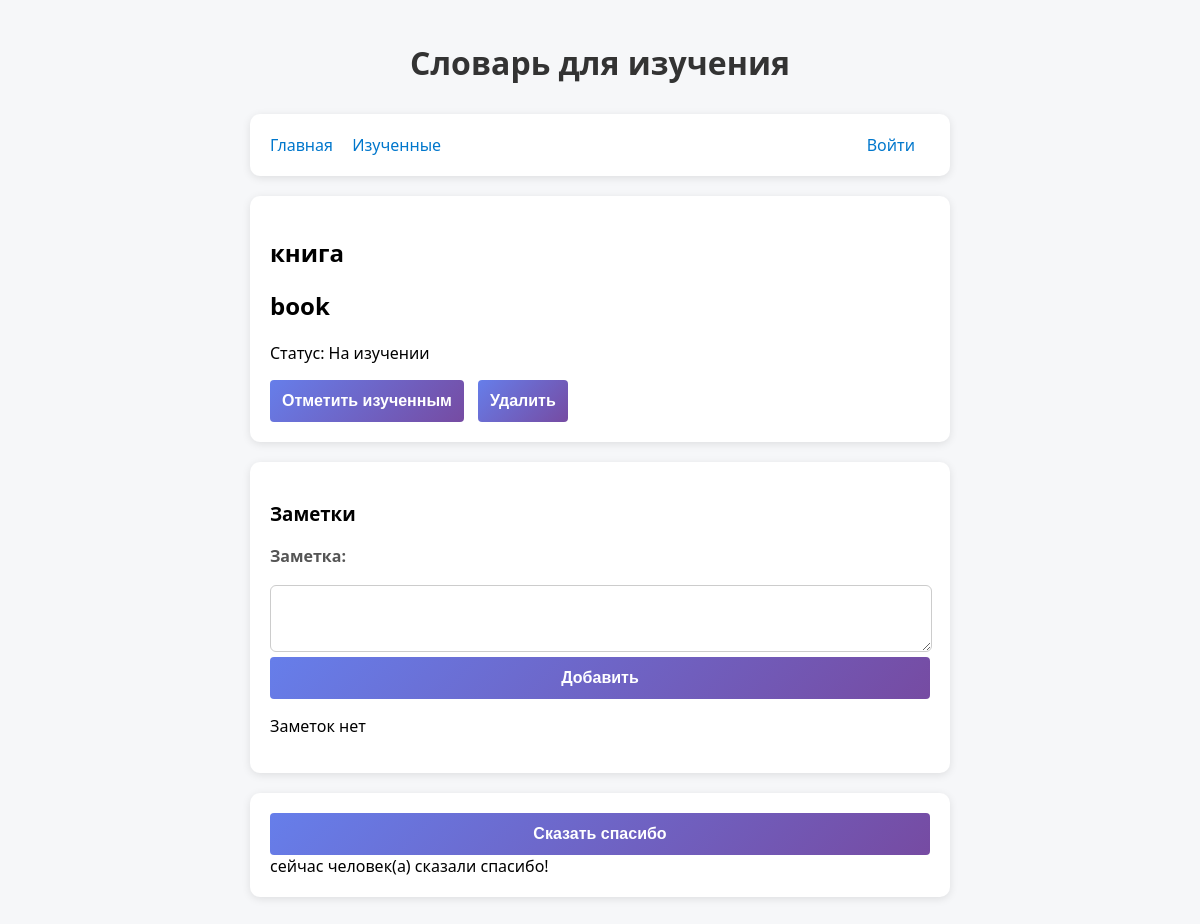
/words/6, run on an earlier commit of the app's database.
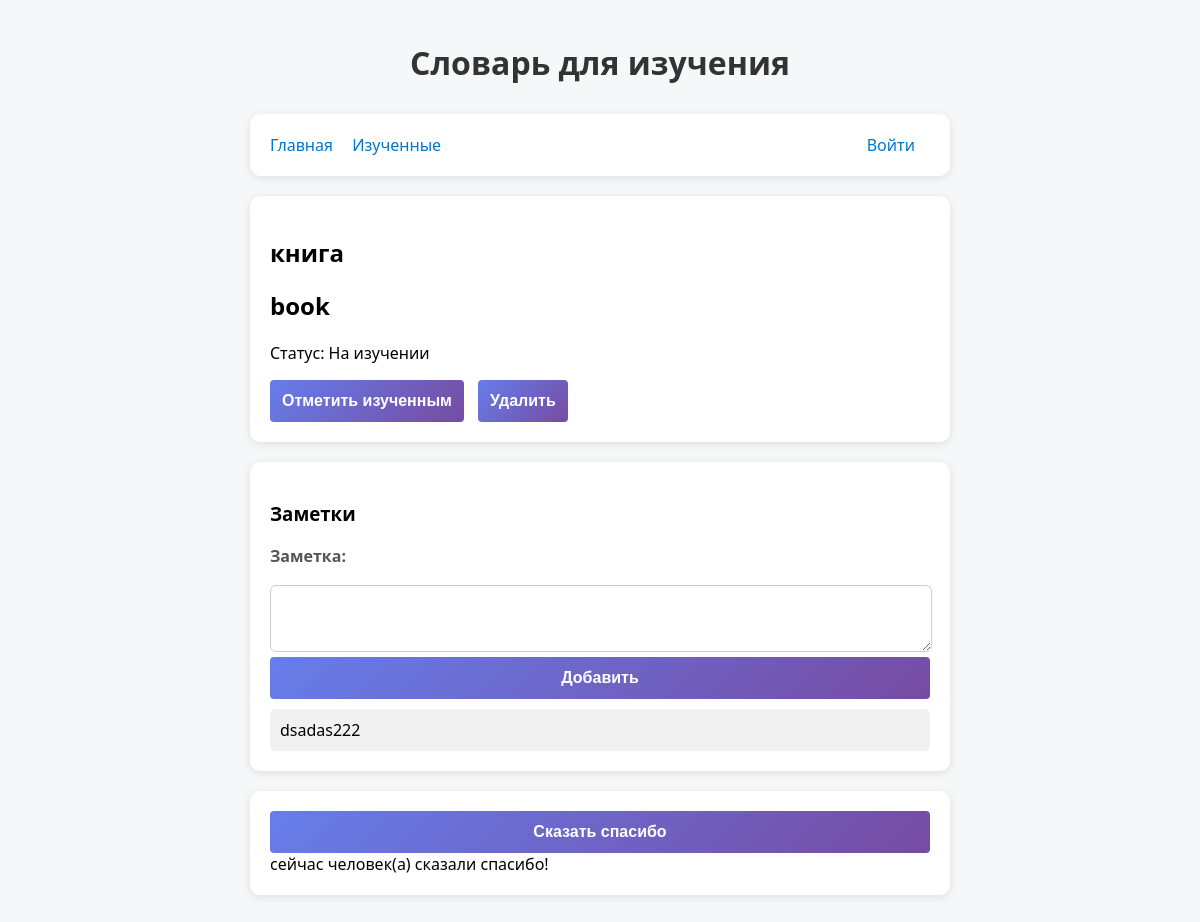
And on a later commit of the database.
### core/models.py (models this page shows, shortened)
class Words(models.Model):
    slovo = models.CharField(max_length=200, verbose_name='Слово')
    perevod = models.CharField(max_length=200, verbose_name='Перевод')
    is_active = models.BooleanField(default=False, verbose_name='Изучено')
    profile = models.ForeignKey(Profile, on_delete=models.CASCADE, verbose_name='профиль пользователя')
    class Meta:
        verbose_name = 'Слово'
        verbose_name_plural = 'Слова'
        unique_together = (( 'slovo', 'perevod'), )

class Note(models.Model):
    note = models.TextField(verbose_name='Заметка')
    word = models.ForeignKey(
        Words,
        on_delete=models.CASCADE,
        null=True,
        blank=False,
        related_name='zametki',
        verbose_name='Пара слов'
    )
    class Meta:
        verbose_name = 'Заметка'
        verbose_name_plural = 'Заметки'

### core/views.py (the view)
# urls.py: path('words/<int:word_id>',  show_word, name='show_word'),
def show_word(request, word_id):
    word = Words.objects.get(id=word_id)
    notes = word.zametki.all()
    if request.method == 'POST':
        formNote = AddNote(request.POST)
        if formNote.is_valid():
            note = formNote.save(commit=False)
            note.word = word
            note.save()
            return redirect('show_word', word_id)
    else:
        formNote = AddNote()
    context = {
        'word': word,
        'notes': notes,
        'formNote': formNote,
    }
    return render(request, 'word/word.html', context)

### core/forms.py
class AddNote(forms.ModelForm):
    class Meta:
        model = Note
        fields = ['note']
        widgets = {
            'note': forms.Textarea(attrs={'rows': 3, 'class': 'form-control'}),
        }

### templates/word/word.html (shortened to what this page needs)
{% extends 'base.html' %}
{% block content %}
<div class="card">
    <h2 id="wordTitle">{{ word.slovo }}</h2>
    <h2 id="translation">{{ word.perevod }}</h2>
    <p>Статус: {% if word.is_active == 0 %}На изучении{% else %}Изучено{% endif %}</p>
    <div class="button-form">
        <form id="learn" method="post" action="{% url 'learn_word' word.id %}">
            <button>Отметить {% if word.is_active == 1 %} на изучение{% else %}изученным{% endif %}</button>
        </form>
    </div>
    <div class="button-form">
        <form id="delete" method="post" action="{% url 'delete_word' word.id %}">
            <button>Удалить</button>
        </form>
    </div>
</div>
<div class="card">
    <h3>Заметки</h3>
    <form id="noteForm" method="POST">
        {{ formNote.as_div }}
        <div class="form-block">
            <button>Добавить</button>
        </div>
    </form>
    <div id="notes">
        {% for note in notes %}
        <div class="note">{{ note.note }}</div>
        {% empty %}
        <p>Заметок нет</p>
        {% endfor %}
    </div>
</div>
{% endblock %}

### templates/base.html (shortened to what this page needs)
{% load static %}
<!DOCTYPE html>
<html lang="ru">
<head>
    <link rel="stylesheet" href="{% static 'css/style.css' %}">
</head>
<body>
    <div class="container">
        <h1>Словарь для изучения</h1>
        <div class="card menu">
            <a href="/">Главная</a>
            <a href="/?status=1" {% if status == '1' %}class = "active"{% endif %}>Изученные</a>
            {% if request.user.is_authenticated %}
            <a class="right">{{ request.user.profile.first_name }}</a>
            <a class="right" href="{% url 'logout' %}">Выйти</a>
            {% else %}
            <a class="right" href="{% url 'login' %}">Войти</a>
            {% endif %}
        </div>
        {% block content %}
        {% endblock %}
        <div class="card">
            <button id="thx">Сказать спасибо</button>
            сейчас  человек(а) сказали спасибо!
        </div>
    </div>
</body>
</html>

### css/style.css (style rules this page uses)
body { font-family: "Segoe UI", sans-serif; background: #f6f7f9; margin: 0; padding: 20px; display: flex; justify-content: center; }
.container { width: 700px; }
h1 { text-align: center; margin-bottom: 20px; }
.card { background: white; padding: 20px; border-radius: 10px; box-shadow: 0 2px 8px rgba(0, 0, 0, 0.1); margin-bottom: 20px; }
.menu a { margin-right: 15px; text-decoration: none; color: #0077cc; font-weight: 500; }
button { padding: 10px 15px; border: none; background: #0077cc; color: white; border-radius: 6px; cursor: pointer; }
textarea { width: 97%; padding: 10px; border-radius: 6px; border: 1px solid #ccc; margin-top: 10px; }
.note { background: #f1f1f1; padding: 10px; border-radius: 6px; margin-top: 10px; }
.button-form { display: inline-block; margin-right: 10px; }
h1 { text-align: center; margin-bottom: 30px; color: #333; }
label { display: block; margin-bottom: 8px; color: #555; font-weight: bold; }
button { width: 100%; padding: 12px; background: linear-gradient(135deg, #667eea 0%, #764ba2 100%); color: white; border: none; border-radius: 4px; font-size: 16px; font-weight: bold; cursor: pointer; transition: transform 0.2s; }
.right { float: right; }

What changed in the data, as far as the page shows it:
added Note: note "dsadas222"
Also different on the page:
text no longer shown: "Заметок нет"
